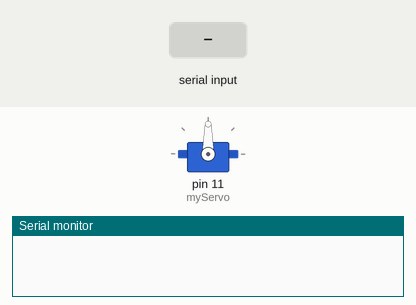
Recording of a sketch running on a simulated Arduino Uno, built with avr-gcc and run on an emulated ATmega328P. Parts: servo, the last lines printed to the serial monitor. Inputs (shaded band) come from the test bench.

Above: at 1.2 s.
1.3 s: "1" received over the second serial link
At 2.0 s:
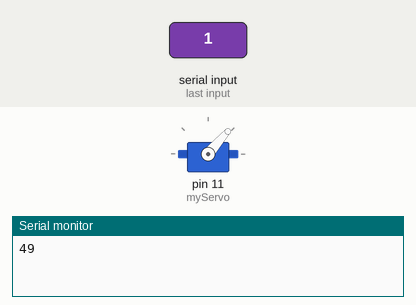
2.8 s: "0" received over the second serial link
At 3.2 s:
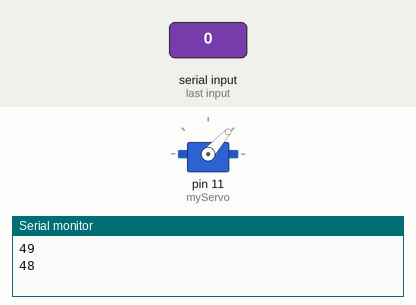
Timing chart, 0 to 5.8 s (numbered marks = the images above; inputs shaded):
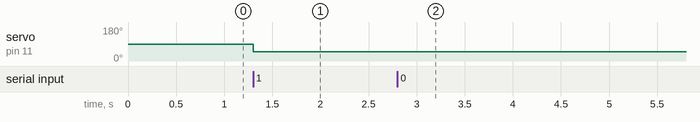

Measured:
- after the input at 1.3 s, servo on pin 11 (myServo): 90° → 49° at once
- after the input at 2.8 s, servo on pin 11 (myServo): 49° → 48° at once

The sketch:

Servobt.ino
```cpp
#include <SoftwareSerial.h>
#include <Servo.h>

#define bttx 9
#define btrx 10
Servo myServo;
SoftwareSerial bluetooth(bttx,btrx);
int val=0;

void setup() {
  // put your setup code here, to run once:
  myServo.attach(11);
  Serial.begin(9600);
  bluetooth.begin(9600);
}

void loop() {
  // put your main code here, to run repeatedly:
  if(bluetooth.available()>0)
  {
    val=bluetooth.read();
    Serial.println(val);
    myServo.write(val);

  }

}
```
